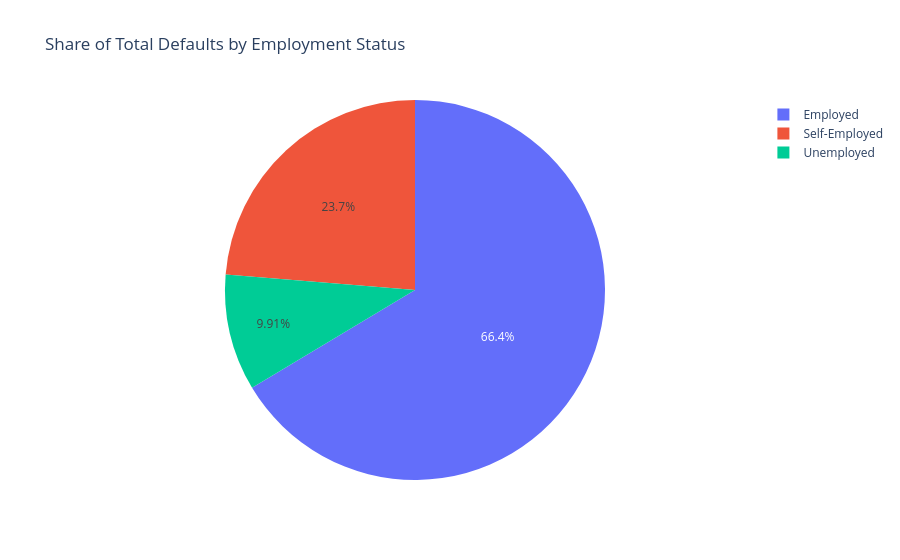

Notebook code for this chart:
### Markdown cell above
The heatmap illustrates the pairwise correlations among key numerical features in the dataset. Most correlations are relatively weak, suggesting low multicollinearity across predictors. A few relationships stand out: income and loan amount show a strong positive correlation (r ≈ 0.85), indicating that higher-income borrowers tend to request larger loans. Expenses and income are also highly correlated (r ≈ 0.75), reflecting natural financial behavior. Credit score is negatively correlated with interest rate (r ≈ -0.50), consistent with risk-based pricing practices. Default shows modest positive correlation with debt-to-income ratio (r ≈ 0.16) and slight negative correlation with credit score and loan amount, suggesting that borrowers with higher risk indicators are somewhat more likely to default. Overall, the heatmap confirms that several financial and behavioral variables contribute meaningfully to credit risk.

### Code cell
cat_col = 'employment_status'
default_counts = df[df['default'] == 1][cat_col].value_counts().reset_index()
default_counts.columns = [cat_col, 'count']

pie_chart = px.pie(
    default_counts,
    names=cat_col,
    values='count',
    title=f'Share of Total Defaults by {cat_col.replace("_", " ").title()}'
)
pie_chart.show()

### Figure 1 — Plotly figure (JSON) as saved in the notebook; plotly's stock layout.template omitted (floating-point values rounded to 4 significant figures)
{"data": [{"domain": {"x": [0, 1], "y": [0, 1]}, "hovertemplate": "employment_status=%{label}<br>count=%{value}<extra></extra>", "labels": ["Employed", "Self-Employed", "Unemployed"], "legendgroup": "", "name": "", "showlegend": true, "type": "pie", "values": [14091, 5028, 2102]}], "layout": {"autosize": true, "legend": {"tracegroupgap": 0}, "title": {"text": "Share of Total Defaults by Employment Status"}}}
